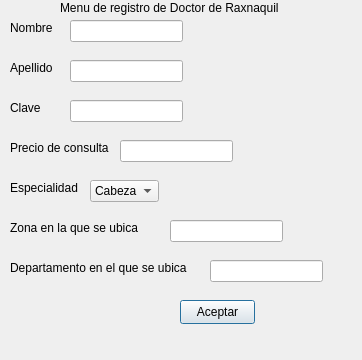
<?xml version="1.0" encoding="UTF-8"?>
<ui version="4.0">
 <class>RegistroDoctor</class>
 <widget class="QDialog" name="RegistroDoctor">
  <property name="geometry">
   <rect>
    <x>0</x>
    <y>0</y>
    <width>362</width>
    <height>360</height>
   </rect>
  </property>
  <property name="windowTitle">
   <string>Dialog</string>
  </property>
  <widget class="QLabel" name="label">
   <property name="geometry">
    <rect>
     <x>60</x>
     <y>0</y>
     <width>251</width>
     <height>16</height>
    </rect>
   </property>
   <property name="text">
    <string>Menu de registro de Doctor de Raxnaquil</string>
   </property>
  </widget>
  <widget class="QLabel" name="label_2">
   <property name="geometry">
    <rect>
     <x>10</x>
     <y>20</y>
     <width>55</width>
     <height>16</height>
    </rect>
   </property>
   <property name="text">
    <string>Nombre</string>
   </property>
  </widget>
  <widget class="QLineEdit" name="lineEdit">
   <property name="geometry">
    <rect>
     <x>70</x>
     <y>20</y>
     <width>113</width>
     <height>22</height>
    </rect>
   </property>
  </widget>
  <widget class="QLabel" name="label_3">
   <property name="geometry">
    <rect>
     <x>10</x>
     <y>60</y>
     <width>55</width>
     <height>16</height>
    </rect>
   </property>
   <property name="text">
    <string>Apellido</string>
   </property>
  </widget>
  <widget class="QLineEdit" name="lineEdit_2">
   <property name="geometry">
    <rect>
     <x>70</x>
     <y>60</y>
     <width>113</width>
     <height>22</height>
    </rect>
   </property>
  </widget>
  <widget class="QLabel" name="label_4">
   <property name="geometry">
    <rect>
     <x>10</x>
     <y>100</y>
     <width>55</width>
     <height>16</height>
    </rect>
   </property>
   <property name="text">
    <string>Clave</string>
   </property>
  </widget>
  <widget class="QLineEdit" name="lineEdit_3">
   <property name="geometry">
    <rect>
     <x>70</x>
     <y>100</y>
     <width>113</width>
     <height>22</height>
    </rect>
   </property>
  </widget>
  <widget class="QLabel" name="label_5">
   <property name="geometry">
    <rect>
     <x>10</x>
     <y>140</y>
     <width>111</width>
     <height>16</height>
    </rect>
   </property>
   <property name="text">
    <string>Precio de consulta</string>
   </property>
  </widget>
  <widget class="QLineEdit" name="lineEdit_4">
   <property name="geometry">
    <rect>
     <x>120</x>
     <y>140</y>
     <width>113</width>
     <height>22</height>
    </rect>
   </property>
  </widget>
  <widget class="QLabel" name="label_6">
   <property name="geometry">
    <rect>
     <x>10</x>
     <y>220</y>
     <width>141</width>
     <height>16</height>
    </rect>
   </property>
   <property name="text">
    <string>Zona en la que se ubica</string>
   </property>
  </widget>
  <widget class="QLineEdit" name="lineEdit_5">
   <property name="geometry">
    <rect>
     <x>170</x>
     <y>220</y>
     <width>113</width>
     <height>22</height>
    </rect>
   </property>
  </widget>
  <widget class="QLabel" name="label_7">
   <property name="geometry">
    <rect>
     <x>10</x>
     <y>260</y>
     <width>191</width>
     <height>16</height>
    </rect>
   </property>
   <property name="text">
    <string>Departamento en el que se ubica</string>
   </property>
  </widget>
  <widget class="QLineEdit" name="lineEdit_6">
   <property name="geometry">
    <rect>
     <x>210</x>
     <y>260</y>
     <width>113</width>
     <height>22</height>
    </rect>
   </property>
  </widget>
  <widget class="QPushButton" name="pushButton">
   <property name="geometry">
    <rect>
     <x>180</x>
     <y>300</y>
     <width>75</width>
     <height>24</height>
    </rect>
   </property>
   <property name="text">
    <string>Aceptar</string>
   </property>
  </widget>
  <widget class="QLabel" name="label_8">
   <property name="geometry">
    <rect>
     <x>10</x>
     <y>180</y>
     <width>71</width>
     <height>16</height>
    </rect>
   </property>
   <property name="text">
    <string>Especialidad</string>
   </property>
  </widget>
  <widget class="QComboBox" name="comboBox">
   <property name="geometry">
    <rect>
     <x>90</x>
     <y>180</y>
     <width>69</width>
     <height>22</height>
    </rect>
   </property>
   <item>
    <property name="text">
     <string>Cabeza</string>
    </property>
   </item>
   <item>
    <property name="text">
     <string>Cuello</string>
    </property>
   </item>
   <item>
    <property name="text">
     <string>Pecho</string>
    </property>
   </item>
   <item>
    <property name="text">
     <string>Dorso</string>
    </property>
   </item>
   <item>
    <property name="text">
     <string>Espalda</string>
    </property>
   </item>
   <item>
    <property name="text">
     <string>Cintura</string>
    </property>
   </item>
   <item>
    <property name="text">
     <string>Pierna</string>
    </property>
   </item>
   <item>
    <property name="text">
     <string>Brazo</string>
    </property>
   </item>
   <item>
    <property name="text">
     <string>Pie</string>
    </property>
   </item>
   <item>
    <property name="text">
     <string>Mano</string>
    </property>
   </item>
   <item>
    <property name="text">
     <string>Otros</string>
    </property>
   </item>
  </widget>
 </widget>
 <resources/>
 <connections/>
</ui>
